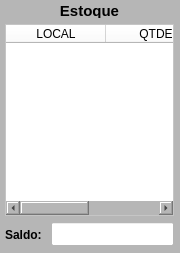
              <widget class="QWidget" name="widget_Cor6" native="true">
               <property name="minimumSize">
                <size>
                 <width>180</width>
                 <height>0</height>
                </size>
               </property>
               <property name="maximumSize">
                <size>
                 <width>180</width>
                 <height>16777215</height>
                </size>
               </property>
               <property name="styleSheet">
                <string notr="true">background-color: rgb(182, 182, 182);</string>
               </property>
               <layout class="QVBoxLayout" name="verticalLayout_8">
                <property name="spacing">
                 <number>6</number>
                </property>
                <property name="leftMargin">
                 <number>5</number>
                </property>
                <property name="topMargin">
                 <number>3</number>
                </property>
                <property name="rightMargin">
                 <number>6</number>
                </property>
                <property name="bottomMargin">
                 <number>6</number>
                </property>
                <item>
                 <widget class="QLabel" name="label_9">
                  <property name="minimumSize">
                   <size>
                    <width>0</width>
                    <height>15</height>
                   </size>
                  </property>
                  <property name="maximumSize">
                   <size>
                    <width>16777215</width>
                    <height>15</height>
                   </size>
                  </property>
                  <property name="font">
                   <font>
                    <pointsize>11</pointsize>
                    <weight>75</weight>
                    <bold>true</bold>
                   </font>
                  </property>
                  <property name="text">
                   <string>Estoque</string>
                  </property>
                  <property name="alignment">
                   <set>Qt::AlignCenter</set>
                  </property>
                 </widget>
                </item>
                <item>
                 <widget class="QTableWidget" name="table_Estoque">
                  <property name="sizePolicy">
                   <sizepolicy hsizetype="Preferred" vsizetype="Preferred">
                    <horstretch>0</horstretch>
                    <verstretch>0</verstretch>
                   </sizepolicy>
                  </property>
                  <property name="font">
                   <font>
                    <pointsize>8</pointsize>
                   </font>
                  </property>
                  <property name="styleSheet">
                   <string notr="true">background-color: rgb(255, 255, 255);</string>
                  </property>
                  <column>
                   <property name="text">
                    <string>LOCAL</string>
                   </property>
                  </column>
                  <column>
                   <property name="text">
                    <string>QTDE</string>
                   </property>
                  </column>
                 </widget>
                </item>
                <item>
                 <widget class="QWidget" name="widget_16" native="true">
                  <property name="minimumSize">
                   <size>
                    <width>0</width>
                    <height>25</height>
                   </size>
                  </property>
                  <property name="maximumSize">
                   <size>
                    <width>16777215</width>
                    <height>25</height>
                   </size>
                  </property>
                  <layout class="QHBoxLayout" name="horizontalLayout_9">
                   <property name="spacing">
                    <number>6</number>
                   </property>
                   <property name="leftMargin">
                    <number>0</number>
                   </property>
                   <property name="topMargin">
                    <number>0</number>
                   </property>
                   <property name="rightMargin">
                    <number>0</number>
                   </property>
                   <property name="bottomMargin">
                    <number>0</number>
                   </property>
                   <item>
                    <widget class="QLabel" name="label_5">
                     <property name="minimumSize">
                      <size>
                       <width>40</width>
                       <height>0</height>
                      </size>
                     </property>
                     <property name="maximumSize">
                      <size>
                       <width>40</width>
                       <height>16777215</height>
                      </size>
                     </property>
                     <property name="font">
                      <font>
                       <pointsize>9</pointsize>
                       <weight>75</weight>
                       <bold>true</bold>
                      </font>
                     </property>
                     <property name="text">
                      <string>Saldo:</string>
                     </property>
                    </widget>
                   </item>
                   <item>
                    <widget class="QLineEdit" name="line_Saldo_Total">
                     <property name="sizePolicy">
                      <sizepolicy hsizetype="Preferred" vsizetype="Preferred">
                       <horstretch>0</horstretch>
                       <verstretch>0</verstretch>
                      </sizepolicy>
                     </property>
                     <property name="minimumSize">
                      <size>
                       <width>0</width>
                       <height>24</height>
                      </size>
                     </property>
                     <property name="maximumSize">
                      <size>
                       <width>16777215</width>
                       <height>24</height>
                      </size>
                     </property>
                     <property name="font">
                      <font>
                       <pointsize>9</pointsize>
                      </font>
                     </property>
                     <property name="cursor">
                      <cursorShape>IBeamCursor</cursorShape>
                     </property>
                     <property name="styleSheet">
                      <string notr="true">background-color: rgb(255, 255, 255);</string>
                     </property>
                     <property name="inputMask">
                      <string/>
                     </property>
                     <property name="text">
                      <string/>
                     </property>
                     <property name="frame">
                      <bool>true</bool>
                     </property>
                     <property name="echoMode">
                      <enum>QLineEdit::Normal</enum>
                     </property>
                     <property name="alignment">
                      <set>Qt::AlignCenter</set>
                     </property>
                    </widget>
                   </item>
                  </layout>
                 </widget>
                </item>
               </layout>
              </widget>
